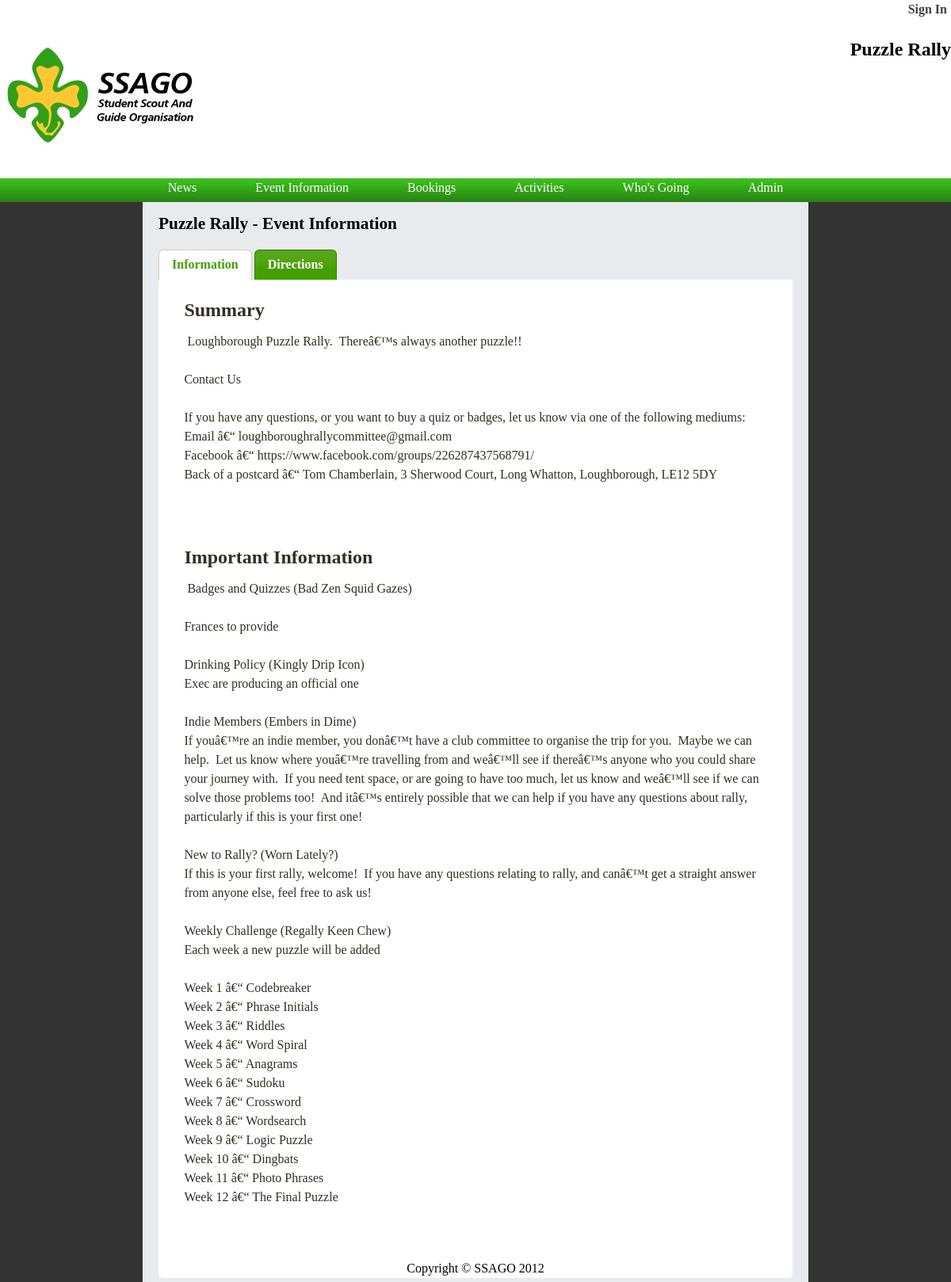
The app's page /?event=1&action=eventinfo with its own data.
### tables this page shows
CREATE TABLE IF NOT EXISTS `event` (
  `id` int(11) NOT NULL,
  `eventName` varchar(255) NOT NULL,
  `eventSummary` text NOT NULL,
  `eventInformation` text NOT NULL,
  `eventLogoLoc` varchar(255) NOT NULL,
  `bookingInfoID` int(11) NOT NULL,
  `activityPageID` int(11) NOT NULL,
  PRIMARY KEY (`id`)
);

### classes/factories/logic_factories/LogicFactory.inc.php (called while the page is built, shortened)
<?php
class LogicFactory {
    public static function CreateObject($className) {
        return new $className();
    }
}
?>

### classes/page_controllers/HeaderController.inc.php (called while the page is built, shortened)
<?php
require_once(PAGE_CONTROLLERS."/PageController.inc.php");
class HeaderController extends PageController {
    function __construct($eventID) {
        $eventData = LogicFactory::CreateObject("Event");
        try {
            $event = $eventData->getEvent($eventID);
        } catch (Exception $e) {
            $this->errorMessage = $e->getMessage();
            return;
        }
    }
}
?>

### classes/database_layer/DatabaseAccessObject.inc.php (called while the page is built, shortened)
<?php
abstract class DatabaseAccessObject implements IDatabaseAccessObject {
    protected $tableName;
	protected $mysqli;
    public function __construct() {
		$this->mysqli = new mysqli(DB_HOST, DB_USERNAME, DB_PASSWORD, DB_NAME);
    }
    protected function ExecuteQuery($sql) {
        $valueObjects = array();
	    if($result = $this->mysqli->query($sql)) {
			$count = 0;
			while($row = $result->fetch_assoc()) {
				$valueObjects[$count++] = $this->AssignValues($row);
			}
		} else {
			throw new Exception("There was an error running the query [" . $this->mysqli->error . "]");
		}
        return $valueObjects;
    }
    public function GetById($id) {
        $sql = sprintf("SELECT * FROM %s WHERE id='%s'", $this->tableName, $id);
        $valueObjectArray = $this->ExecuteQuery($sql);
        return count($valueObjectArray) > 0 ? $valueObjectArray[0] : null;
    }
}
?>

### classes/factories/data_factories/EventFactory.inc.php (called while the page is built, shortened)
<?php
require_once(VO_PATH."/EventVO.inc.php");
require_once(DBLAYER_PATH."/EventDAO.inc.php");
class EventFactory implements IDatabaseFactory{
    public static function CreateValueObject() {
        return new EventVO();
    }
    public static function GetDataAccessObject() {
        static $dao = null;
        if($dao == null) {
            $dao = new EventDAO();
        }
        return $dao;
    }
}
?>

### classes/business_logic/Event.inc.php (called while the page is built, shortened)
<?php
class Event extends BusinessLogic{
    public function GetEvent($id) {
        $dbEventInfo = EventFactory::GetDataAccessObject();
        $event = $dbEventInfo->GetById($id);
        return $event;
    }
}
?>

### classes/database_layer/EventDAO.inc.php (called while the page is built, shortened)
<?php
require_once(DBLAYER_PATH."/DatabaseAccessObject.inc.php");
require_once(DATA_FACTORY_PATH."/EventFactory.inc.php");
class EventDAO extends DatabaseAccessObject{
    public function __construct() {
        $this->tableName = "Event";
    }
    protected function AssignValues($row) {
        $valueObject = EventFactory::CreateValueObject();
        $valueObject->setId($row[EventVO::$dbId]);
        $valueObject->setName($row[EventVO::$dbName]);
        $valueObject->setSummary($row[EventVO::$dbSummary]);
        $valueObject->setInformation($row[EventVO::$dbInformation]);
        $valueObject->setLogoLoc($row[EventVO::$dbLogoLoc]);
        $valueObject->setBookingInfoID($row[EventVO::$dbBookingInfoID]);
        $valueObject->setActivityPageID($row[EventVO::$dbActivityPageID]);
        return $valueObject;
    }
}
?>

### classes/value_objects/EventVO.inc.php (called while the page is built, shortened)
<?php
class EventVO implements IValueObject{
    private $id;
    private $name;
    private $summary;
    private $information;
    private $logoLoc;
    public function setId($id) {
        $this->id = $id;
    }
    public function setName($name) {
        $this->name = $name;
    }
    public function setSummary($summary) {
        $this->summary = $summary;
    }
    public function setInformation($information) {
        $this->information = $information;
    }
    public function setLogoLoc($logoLoc) {
        $this->logoLoc = $logoLoc;
    }
    public function getId() {
        return $this->id;
    }
    public function getName() {
        return $this->name;
    }
    public function getSummary() {
        return $this->summary;
    }
    public function getInformation() {
        return $this->information;
    }
    public function getLogoLoc() {
        return $this->logoLoc;
    }
}
?>

### classes/auth/Authentication.inc.php (called while the page is built, shortened)
<?php
 class Authentication {
	public static function CheckAuthenticationLevel($userLevel) {
		$accountId = isset($_SESSION['account_id']) ? $_SESSION['account_id'] : null;
		if(self::CheckSession($accountId)) {
			$dbAccounts = AccountFactory::GetDataAccessObject();
			$accountVO = $dbAccounts->GetById($accountId);
			return $userLevel & $accountVO->getAccountTypeID();
		} else {
			return false;
		}
	}
	private static function CheckSession($accountId) {
		$result = false;
		return $result;
	}
 }
 ?>

### classes/page_controllers/PageController.inc.php (called while the page is built, shortened)
<?php
abstract class PageController {
    public function CheckAuth($userLevel, $displayLogin = true) {
		$result = Authentication::CheckAuthenticationLevel($userLevel);
        return $result;
    }
}
?>

### classes/page_controllers/EventPageController.inc.php (called while the page is built, shortened)
<?php
require_once(PAGE_CONTROLLERS."/PageController.inc.php");
class EventPageController extends PageController{
    function __construct($id) {
        $eventData = LogicFactory::CreateObject("Event");
        try {
            $event = $eventData->GetEvent($id);
        } catch (Exception $e) {
            $this->errorMessage = $e->getMessage();
            return;
        }
    }
}
?>

### templates/event_info.php (the view, shortened to what this page needs)
<?php
    include (COMMON_TEMPLATES."/header.php");
    require_once(PAGE_CONTROLLERS."/EventPageController.inc.php");
    $eventID = isset( $_GET['event'] ) ? $_GET['event'] : "";
    $controller = new EventPageController($eventID);
?>
<h3 class="page_title"><?php echo $controller->data['name'] ?> - Event Information</h3>
<div class="event_information">
<?php if($controller->errorMessage != null) : ?>
    <div class="error">
        <p><?php echo $controller->errorMessage ?></p>
    </div>
<?php else : ?>
    <div class="normalise_tabs">
        <div id="tabs">
            <ul>
                <li><a href="#tabs-1">Information</a></li>
                <li><a href="#tabs-2">Directions</a></li>
            </ul>
            <div id="tabs-1">
                <div class="event_summary">
					<h2>Summary</h2>
                    <p> <?php echo $controller->data['summary'] ?> </p>
                </div>
                <div class="event_body">
					<h2>Important Information</h2>
                    <p> <?php echo $controller->data['info'] ?> </p>
                </div>
            </div>
        </div>
    </div>
</div>
<?php
endif;
include (COMMON_TEMPLATES."/footer.php");
?>

### index.php (shortened to what this page needs)
<?php
$action = isset( $_GET['action'] ) ? $_GET['action'] : "";
switch($action) {
    case 'eventinfo':
        eventInfo();
        break;
 }
function eventInfo() {
    require(TEMPLATE_PATH."/event_info.php");
}
?>

### templates/common/header.php (shortened to what this page needs)
<!DOCTYPE html>
<?php
require_once(PAGE_CONTROLLERS."/HeaderController.inc.php");
$controller = new HeaderController(1);
?>
<html>
    <head>
        <link href="jquery/facebox/facebox.css" media="screen" rel="stylesheet" type="text/css" />
        <link rel="stylesheet" type="text/css" href="jquery/css/tabs.css"/>
        <link rel="stylesheet" type="text/css" href="jquery/css/scrollable-vertical.css"/>
        <link type="text/css" href="jquery/jqueryui/css/south-street/jquery-ui-1.8.20.custom.css" rel="stylesheet" />
		<link rel="stylesheet" type="text/css" href="styles/common_styles.css"/>
        <link rel="stylesheet" type="text/css" href="styles/information_styles.css"/>
        <link rel="stylesheet" type="text/css" href="styles/form_styles.css"/>
    </head>
    <body>
        <div class="container">
           <div class="header">
                <div class="account_signout">
                    <?php if($controller->data['loggedin'] != null) : ?>
                        <?php if(isset($controller->data['club']) && $controller->data['club'] != null) :?>
                            <p class="account_link"><a href=".?action=clubrepadmin"><?php echo $controller->data['club'] ?></a> | <a href=".?action=myaccount"><?php echo $controller->data['name'] ?></a> | <a href=".?event=<?php echo $controller->data['eventID']?>&action=logout">Logout</a></p>
                        <?php else : ?>
                            <p class="account_link"><a href=".?action=myaccount"><?php echo $controller->data['name'] ?></a> | <a href=".?event=<?php echo $controller->data['eventID']?>&action=logout">Logout</a></p>
                        <?php endif; ?>
                    <?php else : ?>
                    <p class="account_link"><a href=".?event=<?php echo $controller->data['eventID']?>&action=myaccount">Sign In</a></p>
                    <?php endif; ?>
                </div>
				<div class="title_container">
					<div class="logo">
						<a href="index.php?event=<?php echo $controller->data['eventID']?>"><img src="images/ssago_logo.jpg" alt="SSAGO Logo"/></a>
					</div>
					<div class="event_title">
						<h2><?php echo $controller->data['eventName'] ?></h2>
					</div>
				</div>
				<div class="menu">
					<ul>
						<li><a href="index.php?event=<?php echo $controller->data['eventID'] ?>">News</a></li>
						<li><a href=".?event=<?php echo $controller->data['eventID'] ?>&action=eventinfo">Event Information</a></li>
						<li><a href=".?event=<?php echo $controller->data['eventID'] ?>&action=bookinginfo">Bookings</a></li>
						<li><a href=".?event=<?php echo $controller->data['eventID'] ?>&action=activities">Activities</a></li>
						<li><a href=".?event=<?php echo $controller->data['eventID'] ?>&action=participants">Who's Going</a></li>
						<li><a href=".?event=<?php echo $controller->data['eventID'] ?>&action=admin">Admin</a></li>
					</ul>
				</div>
			</div>
            <div class="content">

### templates/common/footer.php
		<div id="footer_info">
					<p>Copyright &copy SSAGO 2012</p>
				</div>
		</div>
	</div>
    </body>
</html>

### styles/common_styles.css (style rules this page uses)
html { font-family: calibri, verdana; line-height: 20px; margin: 0px; padding: 0px; }
body { background-color: #333333; padding: 0px; margin: 0px; min-width: 700px; }
h2, h3 { margin: 0px; padding: 0px; }
div.container { width: 100%; min-height: 1000px; height: 100%; margin: 0px; padding: 0px; background: #fff; line-height: 1.5em; background-color: #333333; }
div.content { width: 70%; min-height: 1000px; margin-top: 0px; margin-left: auto; margin-right: auto; margin-bottom: 0px; padding-top: 15px; padding-bottom: 5px; background-color: rgb(233, 234, 237); position: relative; }
div.header { background-color: #FFFFFF; margin: 0px; padding: 0px; width: 100%; }
.title_container { width: 100%; height: 175px; position: relative; }
.title_container > .logo { float: left; }
.title_container > .event_title { float :right; }
#footer_info { position: absolute; bottom: 5px; width: 100%; }
#footer_info > p { width: 100%; text-align: center; margin:auto; }
.account_signout { width: 100%; height: 50px; }
.account_signout p { float: right; margin: 0px; padding: 0px; margin-right: 5px; }
.account_signout a { text-decoration: none; font-weight: bold; font-size: 12pt; color: #424242; }
.menu { width: 100%; height: 30px; background: url(main_menu.png); background-repeat: repeat-x; margin: 0; padding 0; text-align: center; }
.menu ul { margin: 0px; padding: 0px; }
.menu ul li { display: inline; }
.menu li a { display: inline-block; color: #fff; text-decoration: none; padding-left: 35px; padding-right: 35px; }
.page_title { margin-left: 20px; font-size: 16pt; }
div.normalise_tabs #tabs { font-family: calibri, verdana; }
.ui-widget-content, .ui-widget-header { border: none; background: none; background-color: #FFFFFF; }
.ui-tabs { padding: 0; }
.ui-tabs-nav { background-color: rgb(233, 234, 237); padding: 0; border-radius: 0; }
.ui-tabs .ui-tabs-nav { padding: 0; }
.ui-state-active, .ui-widget-content .ui-state-active, .ui-widget-header .ui-state-active { background: #ffffff 50% 50% repeat-x; }

### styles/information_styles.css (style rules this page uses)
#tabs { min-height: 900px; }
.event_information { margin-top: 20px; margin-left: 20px; margin-right: 20px; min-height: 700px; }
.event_information p { white-space:pre-wrap; }
.event_summary { margin-bottom: 20px; padding: 10px; }
.event_body { padding: 10px; }

### styles/form_styles.css (style rules this page uses)
.ui-widget { font-size: 12pt; }

### records on screen
event: eventName "Puzzle Rally", eventSummary "Loughborough Puzzle Rally. Thereâ€™s always another puzzle!! Contact Us If you have any questions, or you want to buy a quiz or badges, let us know via one of the following mediums: Email â€“ loughboroughrallycommittee@gmail.com Facebook â€“ https://www.facebook.com/groups/226287437568791/ Back of a postcard â€“ Tom Chamberlain, 3 Sherwood Court, Long Whatton, Loughborough, LE12 5DY", eventInformation "Badges and Quizzes (Bad Zen Squid Gazes) Frances to provide Drinking Policy (Kingly Drip Icon) Exec are producing an official one Indie Members (Embers in Dime) If youâ€™re an indie member, you donâ€™t have a club committee to organise the trip for you. Maybe we can help. Let us know where youâ€™re travelling from and weâ€™ll see if thereâ€™s anyone who you could share your journey with. If you need tent space, or are going to have too much, let us know and weâ€™ll see if we can solve those problems too! And itâ€™s entirely possible that we can help if you have any questions about rally, particularly if this is your first one! New to Rally? (Worn Lately?) If this is your first rally,…"
